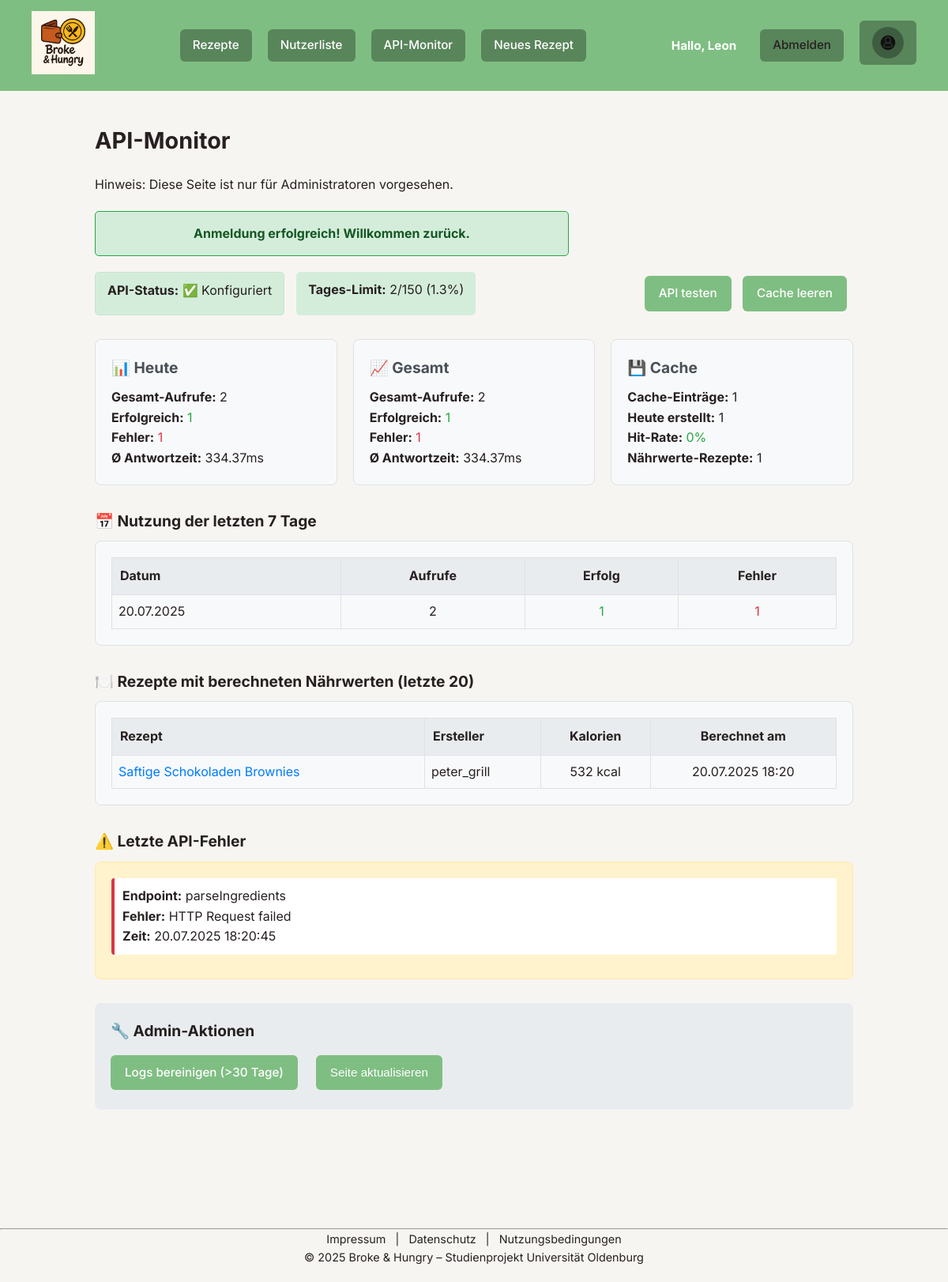
/index.php?page=api-monitor (signed in), run on the app's committed database.
### tables this page shows
CREATE TABLE Rezept (
            RezeptID INTEGER PRIMARY KEY AUTOINCREMENT,
            Titel TEXT NOT NULL,
            Zubereitung TEXT NOT NULL,
            BildPfad TEXT,
            ErstellerID INTEGER,
            PreisklasseID INTEGER,
            PortionsgroesseID INTEGER,
            Erstellungsdatum TEXT NOT NULL,
            FOREIGN KEY (ErstellerID) REFERENCES Nutzer(NutzerID) ON DELETE CASCADE,
            FOREIGN KEY (PreisklasseID) REFERENCES Preisklasse(PreisklasseID),
            FOREIGN KEY (PortionsgroesseID) REFERENCES Portionsgroesse(PortionsgroesseID)
        );

CREATE TABLE Nutzer (
            NutzerID INTEGER PRIMARY KEY AUTOINCREMENT,
            Benutzername TEXT NOT NULL,
            Email TEXT NOT NULL UNIQUE,
            PasswortHash TEXT NOT NULL,
            RegistrierungsDatum TEXT NOT NULL,
            IstAdmin INTEGER NOT NULL DEFAULT 0
        );

CREATE TABLE RezeptNaehrwerte (
            RezeptID INTEGER PRIMARY KEY,
            Kalorien REAL,
            Protein REAL,
            Kohlenhydrate REAL,
            Fett REAL,
            Ballaststoffe REAL,
            Zucker REAL,
            Natrium REAL,
            Berechnet_am TEXT NOT NULL,
            FOREIGN KEY (RezeptID) REFERENCES Rezept(RezeptID) ON DELETE CASCADE
        );

CREATE TABLE api_log (
            id INTEGER PRIMARY KEY AUTOINCREMENT,
            endpoint TEXT NOT NULL,
            status TEXT NOT NULL,
            response_time REAL,
            error_message TEXT,
            created_at TEXT NOT NULL DEFAULT CURRENT_TIMESTAMP
        );

### php/view/api-monitor.php (the view, shortened to what the rows shown need)
<main>
    <h2>API-Monitor</h2>
    <?php if (!empty($woechlicheNutzung)): ?>
    <div class="weekly-usage" style="margin: 30px 0;">
        <div class="usage-chart" style="background: #f8f9fa; padding: 20px; border-radius: 8px; border: 1px solid #dee2e6;">
            <table style="width: 100%; border-collapse: collapse;">
                <thead>
                    <tr style="background: #e9ecef;">
                        <th style="padding: 10px; text-align: left; border: 1px solid #dee2e6;">Datum</th>
                        <th style="padding: 10px; text-align: center; border: 1px solid #dee2e6;">Aufrufe</th>
                        <th style="padding: 10px; text-align: center; border: 1px solid #dee2e6;">Erfolg</th>
                        <th style="padding: 10px; text-align: center; border: 1px solid #dee2e6;">Fehler</th>
                    </tr>
                </thead>
            </table>
        </div>
    </div>
    <?php endif; ?>
    <div class="nutrition-recipes" style="margin: 30px 0;">
        <?php if (!empty($rezepteMitNaehrwerten)): ?>
        <div class="recipe-list" style="background: #f8f9fa; padding: 20px; border-radius: 8px; border: 1px solid #dee2e6;">
            <table style="width: 100%; border-collapse: collapse;">
                <thead>
                    <tr style="background: #e9ecef;">
                        <th style="padding: 10px; text-align: left; border: 1px solid #dee2e6;">Rezept</th>
                        <th style="padding: 10px; text-align: left; border: 1px solid #dee2e6;">Ersteller</th>
                        <th style="padding: 10px; text-align: center; border: 1px solid #dee2e6;">Kalorien</th>
                        <th style="padding: 10px; text-align: center; border: 1px solid #dee2e6;">Berechnet am</th>
                    </tr>
                </thead>
                <tbody>
                    <?php foreach ($rezepteMitNaehrwerten as $rezept): ?>
                    <tr>
                        <td style="padding: 8px; border: 1px solid #dee2e6;">
                            <a href="index.php?page=rezept&id=<?= $rezept['RezeptID'] ?>" style="color: #007bff; text-decoration: none;">
                                <?= htmlspecialchars($rezept['Titel']) ?>
                            </a>
                        </td>
                        <td style="padding: 8px; border: 1px solid #dee2e6;"><?= htmlspecialchars($rezept['Ersteller'] ?? 'Unbekannt') ?></td>
                        <td style="padding: 8px; text-align: center; border: 1px solid #dee2e6;"><?= number_format($rezept['Kalorien'], 0) ?> kcal</td>
                        <td style="padding: 8px; text-align: center; border: 1px solid #dee2e6;"><?= date('d.m.Y H:i', strtotime($rezept['Berechnet_am'])) ?></td>
                    </tr>
                    <?php endforeach; ?>
                </tbody>
            </table>
        </div>
        <?php else: ?>
        <p style="color: #6c757d; font-style: italic;">Noch keine Rezepte mit berechneten Nährwerten vorhanden.</p>
        <?php endif; ?>
    </div>
    <?php if (!empty($letzteApiFehler)): ?>
    <div class="api-errors" style="margin: 30px 0;">
        <div class="error-list" style="background: #fff3cd; padding: 20px; border-radius: 8px; border: 1px solid #ffeaa7;">
            <?php foreach ($letzteApiFehler as $fehler): ?>
            <div class="error-item" style="margin-bottom: 10px; padding: 10px; background: #fff; border-radius: 4px; border-left: 4px solid #dc3545;">
                <div><strong>Endpoint:</strong> <?= htmlspecialchars($fehler['endpoint']) ?></div>
                <div><strong>Fehler:</strong> <?= htmlspecialchars($fehler['error_message']) ?></div>
                <div><strong>Zeit:</strong> <?= date('d.m.Y H:i:s', strtotime($fehler['created_at'])) ?></div>
            </div>
            <?php endforeach; ?>
        </div>
    </div>
    <?php endif; ?>
</main>

### data on the page
rezept: Titel "Saftige Schokoladen Brownies", ErstellerID.Benutzername "peter_grill", rezeptnaehrwerte.Kalorien "532", rezeptnaehrwerte.Berechnet_am "20.07.2025 18:20"
api_log: endpoint "parseIngredients", error_message "HTTP Request failed", created_at "20.07.2025 18:20:45"

### other printed values
$_SESSION['benutzername'] "Leon"
$_SESSION['flash']['message'] "Anmeldung erfolgreich! Willkommen zurück."
$apiLimitStatus['verbraucht'] "2"
$apiLimitStatus['tages_limit'] "150"
$apiLimitStatus['prozent_verbraucht'] "1.3"
$heutigeStats['gesamt_aufrufe'] "2"
$heutigeStats['erfolgreiche_aufrufe'] "1"
$heutigeStats['fehlerhafte_aufrufe'] "1"
$heutigeStats['durchschnittliche_antwortzeit'] "334.37"
$gesamtStats['gesamt_aufrufe'] "2"
$gesamtStats['erfolgreiche_aufrufe'] "1"
$gesamtStats['fehlerhafte_aufrufe'] "1"
$gesamtStats['durchschnittliche_antwortzeit'] "334.37"
$cacheStats['cache_eintraege'] "1"
$cacheStats['cache_heute'] "1"
